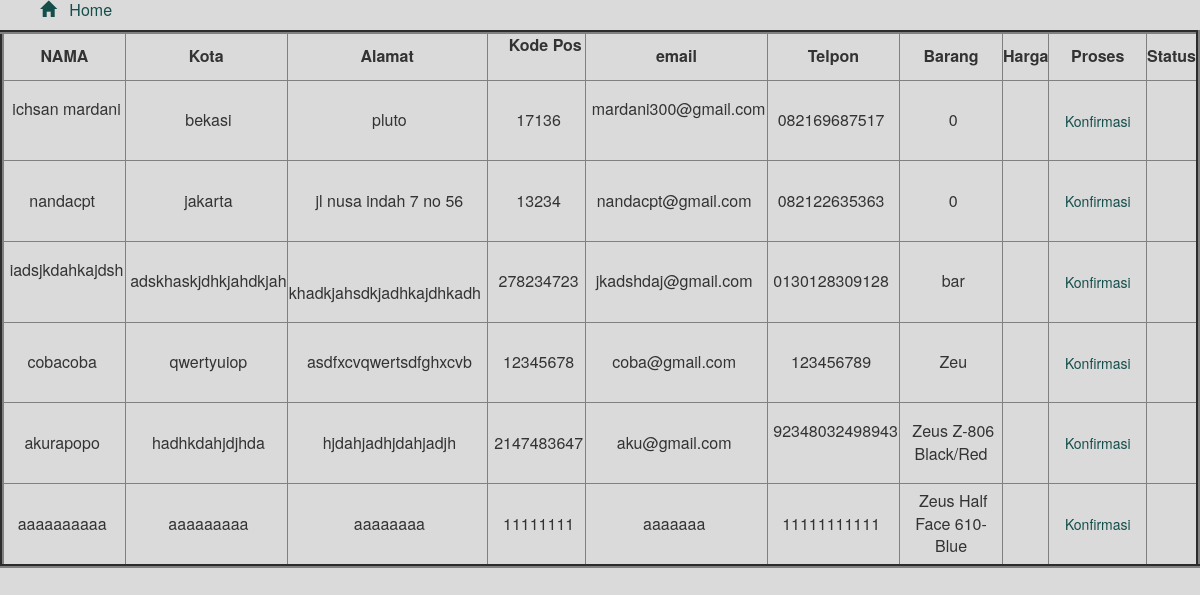
/admin/order.php (signed in), run on the app's committed database.
### tables this page shows
CREATE TABLE `pembeli` (
  `id_pembeli` int(8) NOT NULL,
  `nama_pembeli` varchar(100) NOT NULL,
  `email_pembeli` varchar(50) NOT NULL,
  `telepon_pembeli` varchar(14) NOT NULL,
  `kota` varchar(100) NOT NULL,
  `alamat_pembeli` text NOT NULL,
  `kd_pos` int(10) NOT NULL,
  `barang` varchar(100) NOT NULL,
  `harga` varchar(100) NOT NULL
);

### admin/order.php (the view, shortened to what this page needs)
<?php
	if(!isset($_SESSION['admin'])){
		echo "Anda Belum Login,Silahkan <a href=\"index.php\">LOGIN</a>";
	}else{
 ?>
<!DOCTYPE html>
<html>
<head>
	<link href="css/bootstrap/css/bootstrap.min.css" rel="stylesheet">
    <link href="css/style.css" rel="stylesheet">
</head>
<body>
<table style="text-align: center";"  cellpadding="6" border="4">
<p><a href="tampil.php"><span class="glyphicon glyphicon-home"></span> &nbsp Home</a></p>
		<th>NAMA</th>
		<th> &nbsp &nbsp Kota &nbsp &nbsp</th>
		<th> &nbsp &nbsp Alamat &nbsp &nbsp</th>
		<th> &nbsp &nbsp Kode Pos &nbsp &nbsp</th>
		<th>email</th>
		<th>Telpon</th>
		<th>Barang</th>
		<th>Harga</th>
		<th colspan="1"> &nbsp Proses &nbsp</th>
		<th>Status</th>
		<?php
		include('koneksi.php');
		$query = mysqli_query($conn,"SELECT * from pembeli");
		if(mysqli_num_rows($query)==0){
			echo "Kosong";
		} else {
			while($isi = mysqli_fetch_assoc($query)){
				echo "<tr>";
					echo "<td> &nbsp".$isi['nama_pembeli']." &nbsp </td>";
					echo "<td> &nbsp".$isi['kota']."</td>";
					echo "<td> &nbsp ".$isi['alamat_pembeli']."&nbsp </td>";
					echo "<td> &nbsp".$isi['kd_pos']."</td>";
					echo "<td> &nbsp".$isi['email_pembeli']."  &nbsp </td>";
					echo "<td> &nbsp".$isi['telepon_pembeli']."  &nbsp </td>";
					echo "<td> &nbsp".$isi['barang']."</td>";
					echo "<td> &nbsp".$isi['harga']."  &nbsp </td>";
					echo "<td>   &nbsp <a href=\"proses.php?pembeli=$isi[id_pembeli]\"class='btn'>Konfirmasi</a> &nbsp  </br>";
					echo "<td> &nbsp".$isi['status']."  &nbsp </td>";
			}
		}
		?>
		</table>
</body>
</html>
<?php } ?>

### admin/css/style.css (style rules this page uses)
body { background: #dadada; }
* { margin: 0 auto; padding: 0; box-sizing: border-box; }
table th { text-align: center; }
p { text-align: justify; line-height: 2rem; text-indent: 2rem; font-family: 'Titillium Web'!important, sans-serif; }

### data on the page
pembeli: nama_pembeli "ichsan mardani", kota "bekasi", alamat_pembeli "pluto", kd_pos "17136", email_pembeli "mardani300@gmail.com", telepon_pembeli "082169687517", barang "0"
pembeli: nama_pembeli "nandacpt", kota "jakarta", alamat_pembeli "jl nusa indah 7 no 56", kd_pos "13234", email_pembeli "nandacpt@gmail.com", telepon_pembeli "082122635363", barang "0"
pembeli: nama_pembeli "iadsjkdahkajdsh", kota "adskhaskjdhkjahdkjah", alamat_pembeli "khadkjahsdkjadhkajdhkadh", kd_pos "278234723", email_pembeli "jkadshdaj@gmail.com", telepon_pembeli "0130128309128", barang "bar"
pembeli: nama_pembeli "cobacoba", kota "qwertyuiop", alamat_pembeli "asdfxcvqwertsdfghxcvb", kd_pos "12345678", email_pembeli "coba@gmail.com", telepon_pembeli "123456789", barang "Zeu"
pembeli: nama_pembeli "akurapopo", kota "hadhkdahjdjhda", alamat_pembeli "hjdahjadhjdahjadjh", kd_pos "2147483647", email_pembeli "aku@gmail.com", telepon_pembeli "92348032498943", barang "Zeus Z-806 Black/Red"
pembeli: nama_pembeli "aaaaaaaaaa", kota "aaaaaaaaa", alamat_pembeli "aaaaaaaa", kd_pos "11111111", email_pembeli "aaaaaaa", telepon_pembeli "11111111111", barang "Zeus Half Face 610-Blue"
